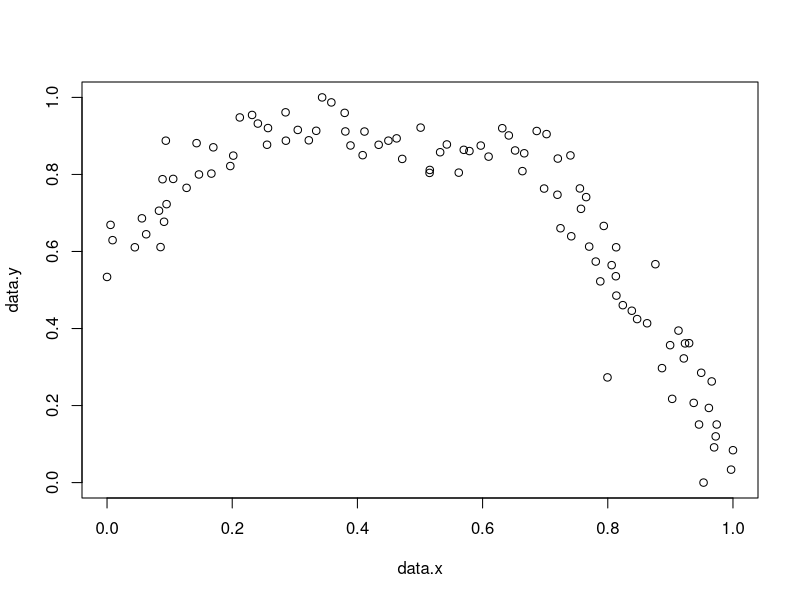
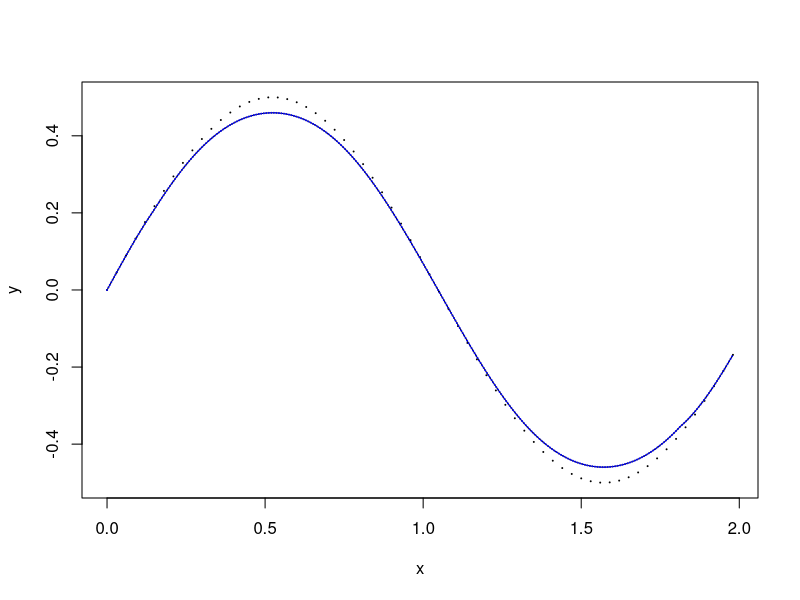
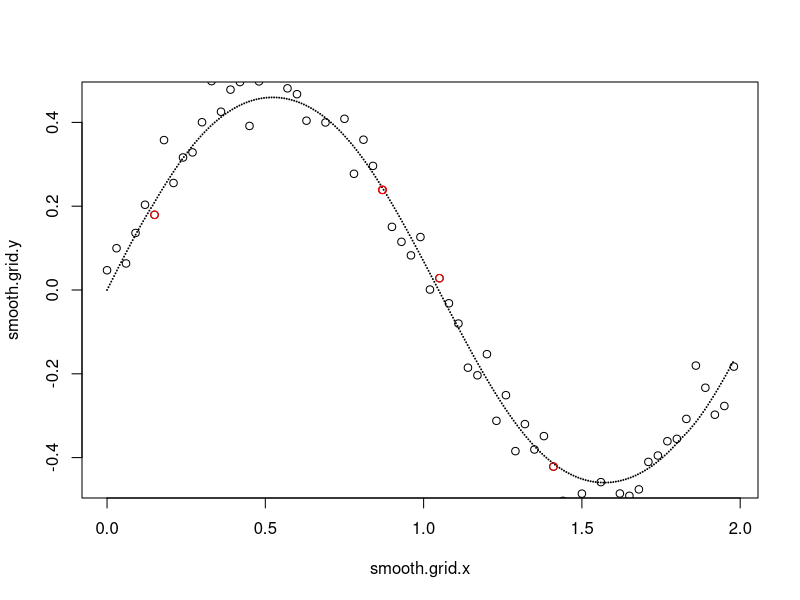
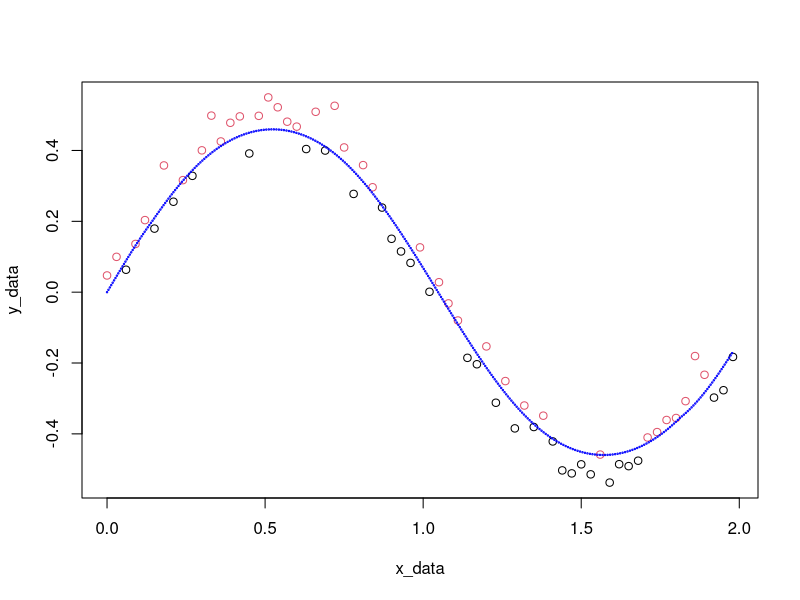
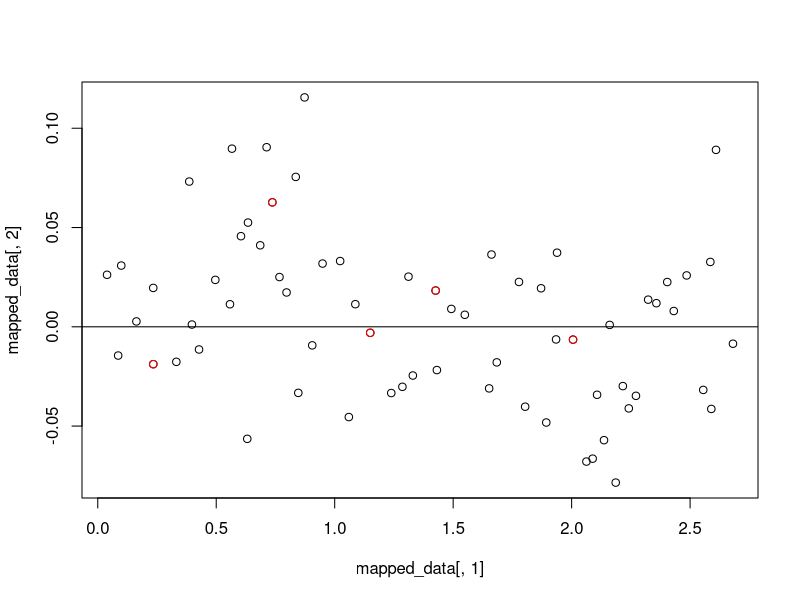
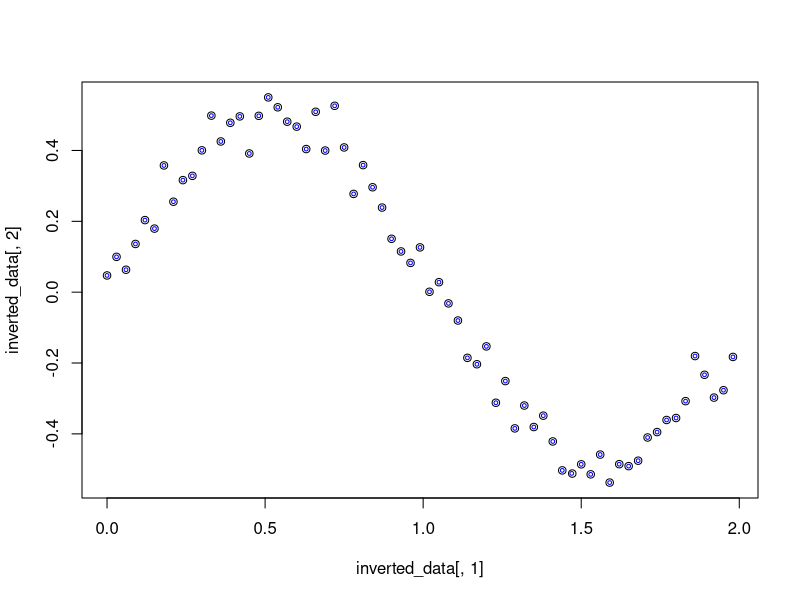
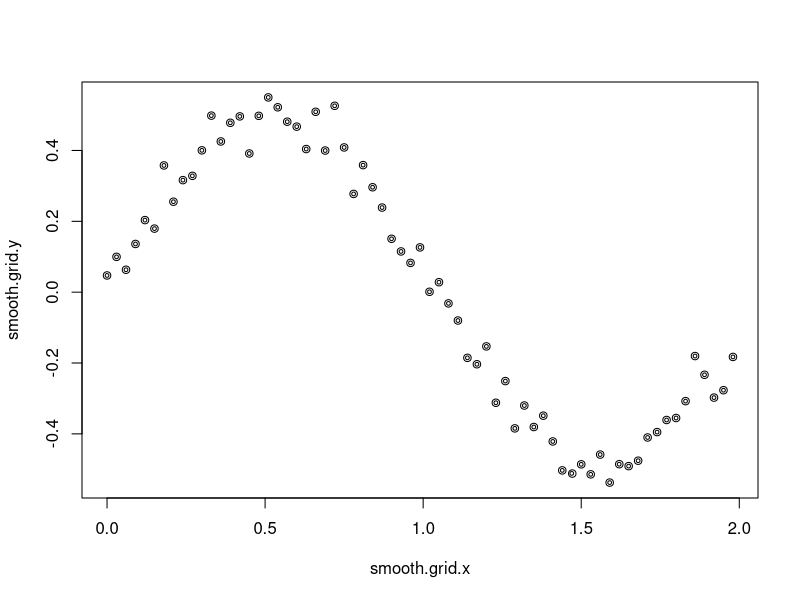
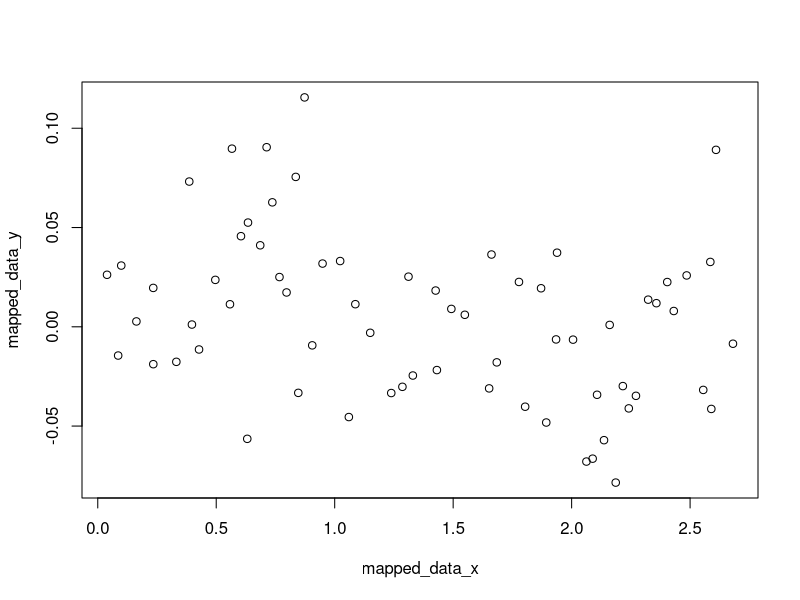

These figures' R source, in order: (Note: this script raises an error after producing the figures.)
## ---- chunk 1
generate_filament <- function(n, step_size, bool_func) {
  # bool_func: generate function by restricting theta
  x <- c(); y <- c()
  x[1] <- runif(1)
  y[1] <- runif(1)
  theta <- runif(1, 0, 360)
  if (bool_func) {
    theta <- runif(1, -30, 30)
  }
  
  data.x <- c()
  data.y <- c()
  
  for (i in 2:n) {
    # idea 1: generate data on axis orthogonal to direction
    # idea 2: generate data in bivariate normal around point
    
    perp_theta <- theta + 90
    # should implement random number of points
    # num_points <- runif(1, 0, 2)
    dist <- rnorm(1, 0, 0.08)
    data.x[i-1] <- x[i-1] + dist*cos(perp_theta*pi/180)
    data.y[i-1] <- y[i-1] + dist*sin(perp_theta*pi/180)
    
    x[i] <- x[i-1] + step_size*cos(theta*pi/180)
    y[i] <- y[i-1] + step_size*sin(theta*pi/180)
    
    if (bool_func) {
      old_theta <- theta
      theta <- theta + rnorm(1, 0, 15)
      while (theta > 90 | theta < -90) {
        theta <- old_theta + rnorm(1, 0, 15)
      }
    }
    else { theta <- theta + rnorm(1, 0, 15) }
    # could implement some idea of inertia to prevent sharp switchbacks/encourage smoothness?
  }
  
  # scale to [0,1]
  #x_scale <- max(abs(x))
  #y_scale <- max(abs(y))
  
  #data.x < data.x/x_scale
  #data.y <- data.y/y_scale
  #x <- x/x_scale
  #y <- y/y_scale
  
  #plot(x, y, xlim = 0:1, ylim = 0:1, type='l')
  x <- (x-min(x))/(max(x)-min(x)) 
  y <- (y-min(y))/(max(y)-min(y))
  data.x <- (data.x-min(data.x))/(max(data.x)-min(data.x))
  data.y <- (data.y-min(data.y))/(max(data.y)-min(data.y))
  #plot(x, y, type='l')
  #points(data.x, data.y)
  return(cbind(data.x, data.y))
}

plot(generate_filament(100, .05, TRUE))
## ---- chunk 2
library(zeallot)
# params: center, angle (rad), magnitude
# return: vector
to_vec <- function(x, y, magnitude, theta) {
  return(c(cos(theta)*magnitude, sin(theta)*magnitude))
}
## ---- chunk 3
bi_normal_kernel_y <- function(x, y, data, h) {
  # data is nx2 matrix
  x_data <- data[,1]; y_data <- data[,2]
  # what if you wanted both x and y? would there be an easier way that just returning both?
  return(sum((dnorm((x-x_data)/h))*(dnorm((y-y_data)/h))*y_data)/sum((dnorm((x-x_data)/h))*(dnorm((y-y_data)/h))))
}
## ---- chunk 4
constrained_mean_shift <- function(pt, theta, data, h) {
  x <- pt[1]; y <- pt[2]
  #x_data <- data[,1]; y_data <- data[,2]
  
  # change of basis matrix
  cob <- rbind(c(cos(theta), -sin(theta)), c(sin(theta), cos(theta)))
  
  # right multiply to transform
  new_data <- data %*% cob
  new_x <- new_data[,1]
  new_y <- new_data[,2]
  
  rotated_pt <- pt %*% cob
  
  # kernel weighting
  kw <- dnorm((x-new_x)/h)#*dnorm((y-new_y)/h)
  new_pt <- c(rotated_pt[1], sum(new_y*kw)/sum(kw))
  return(new_pt %*% t(cob))
}
## ---- chunk 5
in_ellipse <- function(data, center, a, b, theta) {
# params:
  # point (x, y)
  # center (x, y)
  # a (major axis)
  # b (minor axis)
  # theta (angle of rotation)
  
  #plot(data, asp = 1)
  #draw.ellipse(center[1], center[2], a=a, b=b, angle=theta, deg=FALSE)
  
  pt_in_ellipse <- c()
  
  for (i in 1:nrow(data)) {
    centered_point <- data[i,]-center
    x <- centered_point[1]; y <- centered_point[2]
    pt_in_ellipse[i] <- ((x*cos(theta)+y*sin(theta))^2/a^2 + (x*sin(theta)-y*cos(theta))^2/b^2) <= 1
  }
  return(pt_in_ellipse)
}

#in_ellipse(cbind(c(1, 2, 3), c(1, 2, 3)), c(2, 2), .5, .5, 0)
## ---- chunk 6
get_centers <- function(data, r) {
  centers <- c()
  bool <- logical(nrow(data))
  while (!all(bool)) {
    center <- sample(which(!bool), 1)
    #while (bool[center] == FALSE) center <- sample(nrow(data), 1)
    pt <- data[center,]
    centers <- c(centers, center)
    bool[which(in_ellipse(data, pt, r, r, 0))] <- TRUE
  }
  return(centers) # returns as index of input data
}
## ---- chunk 7
# returns n x 2 matrix of x and y values
smooth <- function(x, y, bw) {
  n <- length(x)
  smooth.x <- c()
  smooth.y <- c()
  for (i in 1:n) {
    if (i-bw < 1) {
      bw1 <- 1
      bw2 <- 2*i-1
    }
    else if (i+bw > n) {
      bw1 <- i-(n-i)
      bw2 <- n
    }
    else {
      bw1 <- i-bw
      bw2 <- i+bw
    }
    #bw1 <- max(1, i-bw)  #need to force a symmetric kernel here -> if i-bw = 1, bw2 -> i+1
    #bw2 <- min(i + bw, length(new.x))
    smooth.x[i] <- mean(x[bw1:bw2], na.rm=TRUE)
    smooth.y[i] <- mean(y[bw1:bw2], na.rm=TRUE)
  }
  return(cbind(smooth.x, smooth.y))
}
## ---- chunk 8
# input: grid ordered by x-values
generate_grid <- function(x, y, eps) {
  d <- c()
  for (i in 1:(length(x)-1)) {
   d[i] <- sqrt((x[i+1]-x[i])^2+(y[i+1]-y[i])^2)
  }
  lastx <- 1
  new.x <- x[1]
  new.y <- y[1]
  k <- 2
  while (lastx < length(x)) {
    if (d[lastx] > eps) {
      weight <- eps/d[lastx]
      new.x[k] <- x[lastx+1]*weight + (1-weight)*x[lastx]
      new.y[k] <- y[lastx+1]*weight + (1-weight)*y[lastx]
      d[lastx] <- d[lastx]-eps
      x[lastx] <- new.x[k]
      y[lastx] <- new.y[k]
      k <- k + 1
    } else {
      eps1 <- eps-d[lastx]
      lastx <- lastx + 1
      weight <- eps1/d[lastx]
      new.x[k] <- x[lastx+1]*weight + (1-weight)*x[lastx]
      new.y[k] <- y[lastx+1]*weight + (1-weight)*y[lastx]
      d[lastx] <- d[lastx]-eps1
      x[lastx] <- new.x[k]
      y[lastx] <- new.y[k]
      k <- k + 1
    }
  }
  new.x[k] <- x[length(x)]
  new.y[k] <- y[length(y)]
  return(cbind(na.omit(new.x), na.omit(new.y)))
}

# want to return:
  # new x, new y
  # direction to next x, y
  # perpendicular direction
## ---- chunk 9
x <- seq(0, 2, by=0.03)
y <- sin(x*3)/2
plot(x, y, cex=0.1)

grid <- generate_grid(x, y, 0.01)
new.x <- na.omit(grid[,1])
new.y <- na.omit(grid[,2])

d1 <- c()
for (i in 1:(length(new.x)-1)) {
 d1[i] <- sqrt((new.x[i+1]-new.x[i])^2+(new.y[i+1]-new.y[i])^2)
} 

#   w <- c(x[i+1]-x[i], y[i+1]-y[i])
#   w <- w/sqrt(sum(w^2))
#   x[i+1] <- x[i] + w[1]*eps
#   y[i+1] <- y[i] + w[2]*eps
# }
#points(new.x, new.y, col='red', cex=.1)
bw <- 25
smooth.x <- smooth(new.x, new.y, bw)[,1]
smooth.y <- smooth(new.x, new.y, bw)[,2]
lines(smooth.x, smooth.y)

smooth.grid <- generate_grid(smooth.x, smooth.y, 0.008)
smooth.grid.x <- smooth.grid[,1]
smooth.grid.y <- smooth.grid[,2]

points(smooth.grid.x, smooth.grid.y, col='blue', cex=.1)

d1 <- c()
for (i in 1:(length(smooth.grid.x)-1)) {
  d1[i] <- sqrt((smooth.grid.x[i+1]-smooth.grid.x[i])^2+(smooth.grid.y[i+1]-smooth.grid.y[i])^2)
} 
## ---- chunk 10
x_data <- seq(0, 2, by=0.03)
y_data <- sin(x_data*3)/2 + rnorm(length(x_data), 0, 0.05)
plot(smooth.grid.x, smooth.grid.y, cex=0.1)
points(x_data, y_data)

data <- cbind(x_data, y_data)
grid <- cbind(smooth.grid.x, smooth.grid.y)

pt <- data[30,]

pts <- data[c(6, 19, 30, 36, 48),]
points(pts[,1], pts[,2], col='red')
points(pt[1], pt[2], col="red")

# append data point to grid matrix
grid_with_point <- rbind(pt, grid)
dists <- as.matrix(dist(grid_with_point))[-1,1] # should correct the indices here to avoid confusion
t <- which.min(dists)
if (dists[t+1] < dists[t-1]) {
  a_index <- t
  b_index <- t+1
} else {
  a_index <- t-1
  b_index <- t
}

# get a, b
a <- grid[a_index,]
b <- grid[b_index,]

# projection of v onto h (horizontal direction)
v <- pt-a
h <- b-a

proj <- (sum(v*h)/sum(h*h))*h
x_dist <- sqrt(sum(proj*proj))

# v minus the above projection (vertical direction)
y_proj <- v-proj
y_dist <- sqrt(sum(y_proj*y_proj))
if (y_proj[2] < 0) y_dist <- y_dist*(-1)
## ---- chunk 11
# find nearest by taking min of distance from all grid points, then just need to determine if right or left

get_mapping <- function(data, grid) {
  mapped_data_x <- c()
  mapped_data_y <- c()
  
  d <- as.matrix(dist(grid))
  map <- c(0, cumsum(d[row(d)+1 == col(d)]))
  
  for (i in 1:nrow(data)) {
    pt <- data[i,]
    grid_with_point <- rbind(pt, grid)
    dists <- as.matrix(dist(grid_with_point))[-1,1] # should correct the indices here to avoid confusion
    t <- which.min(dists)
    if (t == 1) {
      a_index <- t
      b_index <- t+1
    } else if (t == length(dists)) {
      a_index <- t-1
      b_index <- t
    } else if (dists[t+1] < dists[t-1]) {
      a_index <- t
      b_index <- t+1
    } else {
      a_index <- t-1
      b_index <- t
    }
    
    # get a, b
    a <- grid[a_index,]
    b <- grid[b_index,]
    
    # projection of v onto h (horizontal direction)
    v <- pt-a
    h <- b-a
    
    proj <- (sum(v*h)/sum(h*h))*h
    x_dist <- sqrt(sum(proj*proj))
    
    # v minus the above projection (vertical direction)
    y_proj <- v-proj
    y_dist <- sqrt(sum(y_proj*y_proj))
    
    cross_prod <- v[1]*h[2]-h[1]*v[2]
    y_dist <- y_dist - 2*y_dist*(cross_prod > 0)
    #if (cross_prod < 0) y_dist <- y_dist*(-1)
    
    #arcl <- t*eps
    # 0.08 is not exact -- need to find by taking distances from distance matrix FIX THIS
    mapped_data_x[i] <- map[a_index]+x_dist 
    mapped_data_y[i] <- y_dist
  }
  return(cbind(mapped_data_x, mapped_data_y))
}

mapped_data <- get_mapping(data, grid)
plot(data, col=1+(mapped_data[,2]>0))
points(grid, col='blue', cex=0.2)


mapped_data <- get_mapping(data, grid)
plot(mapped_data[,1], mapped_data[,2])
mapped_pts <- mapped_data[c(6, 19, 30, 36, 48),]
points(mapped_pts[,1], mapped_pts[,2], col='red')
abline(h=0)
## ---- chunk 12
# remember mapping distances
d <- as.matrix(dist(grid))
map <- c(0, cumsum(d[row(d)+1 == col(d)]))

# recover mapping directions
dirs <- c()
for (i in 1:length(map)-1) {
  v <- grid[i+1,]-grid[i,]
  dirs <- rbind(dirs, v/sqrt(sum(v^2)))
}

inverted_data <- c()

for (i in 1:nrow(mapped_data)) {
  x <- mapped_data[i,1]
  y <- mapped_data[i,2]
  
  # which grid index corresponds to the point
  grid_ind <- which.min(x-map + 100*((x-map) < 0))
  x_pos <- (x-map[grid_ind])
  y_pos <- y
  
  # in the original space
  d <- dirs[grid_ind,]
  d_ortho <- c(d[1], -d[2])
  
  # theta
  theta <- atan2(y_pos, x_pos)
  rotation <- rbind(c(cos(theta), -sin(theta)), c(sin(theta), cos(theta)))
  v <- d*sqrt(x_pos^2+y_pos^2)
  new_v <- as.vector(rotation %*% v)
  
  #inverted_data <- rbind(inverted_data, grid[grid_ind,] + x_pos*d + y_pos*d_ortho)
  inverted_data <- rbind(inverted_data, grid[grid_ind,] + new_v)
}

plot(inverted_data[,1], inverted_data[,2])
points(data, col='blue', cex=0.5)
sum((inverted_data-data)^2)
## ---- chunk 13
get_invert_mapping <- function(mapped_data, grid) {
  # remember mapping distances
  d <- as.matrix(dist(grid))
  map <- c(0, cumsum(d[row(d)+1 == col(d)]))
  
  # recover mapping directions
  dirs <- c()
  for (i in 1:length(map)-1) {
    v <- grid[i+1,]-grid[i,]
    dirs <- rbind(dirs, v/sqrt(sum(v^2)))
  }
  dirs <- rbind(dirs, dirs[(length(map)-1),]) #workaround until I can fix this issue
  
  inverted_data <- c()
  
  for (i in 1:nrow(mapped_data)) {
    x <- mapped_data[i,1]
    y <- mapped_data[i,2]
    
    # which grid index corresponds to the point
    grid_ind <- which.min(x-map + 100*((x-map) < 0))
    x_pos <- (x-map[grid_ind])
    y_pos <- y
    
    # in the original space
    d <- dirs[grid_ind,]
    d_ortho <- c(d[1], -d[2])
    
    # theta
    theta <- atan2(y_pos, x_pos)
    rotation <- rbind(c(cos(theta), -sin(theta)), c(sin(theta), cos(theta)))
    v <- d*sqrt(x_pos^2+y_pos^2)
    new_v <- as.vector(rotation %*% v)
    
    #inverted_data <- rbind(inverted_data, grid[grid_ind,] + x_pos*d + y_pos*d_ortho)
    inverted_data <- rbind(inverted_data, grid[grid_ind,] + new_v)
  }
  
  return(inverted_data)
}
## ---- chunk 14
inverted_data <- get_invert_mapping(mapped_data, grid)
plot(inverted_data)
points(data, cex=0.5)
## ---- chunk 15
library(zeallot)
library(plotrix)
# choose initial point in warped space
pt <- sample(1:nrow(mapped_data), 1)
plot(mapped_data)
c(x, y, a, b, theta) %<-% local_pca_expand(pt, mapped_data, .3, 3)
## ---- chunk 16
generate_spiral <- function(n, step_size) {
  x <- c(); y <- c()
  x[1] <- 0
  y[1] <- 0
  theta <- 0
  r <- 0
  
  data.x <- c()
  data.y <- c()
  
  for (i in 2:n) {
    # idea 1: generate data on axis orthogonal to direction
    # idea 2: generate data in bivariate normal around point
    
    x[i] <- r*cos(theta*pi/180)
    y[i] <- r*sin(theta*pi/180)
    
    theta <- theta + 5
    r <- r + 0.01
  }
  return(cbind(x, y))
}

plot(generate_spiral(120, 0.05))
## ---- chunk 17
generate_circle <- function(n, step_size) {
  # bool_func: generate function by restricting theta
  x <- c(); y <- c()
  x[1] <- runif(1)
  y[1] <- runif(1)
  theta <- runif(1, 0, 360)
  
  data.x <- c()
  data.y <- c()
  
  for (i in 2:n) {
    # idea 1: generate data on axis orthogonal to direction
    # idea 2: generate data in bivariate normal around point
    
    perp_theta <- theta + 90
    # should implement random number of points
    # num_points <- runif(1, 0, 2)
    dist <- rnorm(1, 0, 0.08)
    data.x[i-1] <- x[i-1] + dist*cos(perp_theta*pi/180)
    data.y[i-1] <- y[i-1] + dist*sin(perp_theta*pi/180)
    
    
    x[i] <- x[i-1] + step_size*cos(theta*pi/180)
    y[i] <- y[i-1] + step_size*sin(theta*pi/180)
    
    theta <- theta + 3
  }
  
  x <- (x-min(x))/(max(x)-min(x)) 
  y <- (y-min(y))/(max(y)-min(y))
  data.x <- (data.x-min(data.x))/(max(data.x)-min(data.x))
  data.y <- (data.y-min(data.y))/(max(data.y)-min(data.y))
  
  return(cbind(data.x, data.y))
}

plot(generate_spiral(120, 0.05))
## ---- chunk 18
add_noise <- function(data) {
  min.x <- min(data[,1])
  max.x <- max(data[,1])
  min.y <- min(data[,2])
  max.y <- max(data[,2])
  
  noise.x <- runif(nrow(data)/2, min.x, max.x)
  noise.y <- runif(nrow(data)/2, min.y, max.y)
  noise <- cbind(noise.x, noise.y)
  return(rbind(data, noise))
}
## ---- chunk 19
get_pts_on_line <- function(data, centers, eps) {
  points <- c()
  prev <- data[centers[1],]
  for (i in 2:length(centers)) {
    curr <- data[centers[i],]
    v <- curr-prev
    v_norm <- sqrt(sum(v^2))
    v <- v/v_norm
    d <- 0
    while(d < v_norm) {
      points <- rbind(points, prev+d*v)
      d <- d + eps
    }
    prev <- curr
  }
  return(points)
}
## ---- chunk 20
get_pts_on_line2 <- function(data, pts, eps) {
  line <- c()
  prev <- pts[1,]
  for (i in 2:nrow(pts)) {
    curr <- pts[i,]
    v <- curr-prev
    v_norm <- sqrt(sum(v^2))
    v <- v/v_norm
    d <- 0
    while(d < v_norm) {
      line <- rbind(line, prev+d*v)
      d <- d + eps
    }
    prev <- curr
  }
  return(line)
}
## ---- chunk 21
set.seed(47)
data <- generate_filament(100, 0.05, FALSE)
#data <- add_noise(generate_circle(120, 0.05))
centers <- c(1, sort(get_centers(data, 0.2)), nrow(data))
plot(data)
## ---- chunk 22
centers <- sort(get_centers(data, 0.2))
new_centers <- c()
for (i in 1:length(centers)) {
  pts <- data[in_ellipse(data, data[centers[i],], 0.2, 0.2, 0),]
  if (length(pts) <= 2) {
    next
  }
  pca <- prcomp(pts)
  theta <- atan2(pca$rotation[2,1], pca$rotation[1,1])
  new_centers <- rbind(new_centers, constrained_mean_shift(as.vector(data[centers[i],]), theta, pts, 0.2))
}
plot(data)
points(data[centers,], col='blue')
points(new_centers, col='red')
## ---- chunk 23
plot(data)
#line <- get_pts_on_line(data, centers, 0.01)
line <- get_pts_on_line2(data, new_centers, 0.01)
points(line, cex=.1)
## ---- chunk 24
new.x <- line[,1]
new.y <- line[,2]

bw <- 10
smooth.x <- smooth(new.x, new.y, bw)[,1]
smooth.y <- smooth(new.x, new.y, bw)[,2]
plot(data)
lines(smooth.x, smooth.y)
## ---- chunk 25
smooth.x <- inverted_data[,1]
smooth.y <- inverted_data[,2]
## ---- chunk 26
smooth.grid <- generate_grid(smooth.x, smooth.y)
smooth.grid.x <- smooth.grid[,1]
smooth.grid.y <- smooth.grid[,2]

plot(data)
points(smooth.grid, col='blue', cex=.1)
## ---- chunk 27
warped_data <- get_mapping(data, smooth.grid)
plot(warped_data)
abline(h=0, col='blue')
## ---- chunk 28
warped_centers <- sort(get_centers(warped_data, 0.2))

new_warped_centers <- c()
for (i in 1:length(warped_centers)) {
  pts <- warped_data[in_ellipse(warped_data, warped_data[warped_centers[i],], 0.05, 0.05, 0),]
  if (length(pts) <= 2) {
    next
  }
  pca <- prcomp(pts)
  theta <- atan2(pca$rotation[2,1], pca$rotation[1,1])
  new_warped_centers <- rbind(new_warped_centers, constrained_mean_shift(as.vector(warped_data[warped_centers[i],]), theta, pts, 0.05))
}

warped_line <- get_pts_on_line2(warped_data, new_warped_centers, 0.01)

plot(warped_data)
#points(warped_data[warped_centers,], col='blue')
points(new_warped_centers, col='red')
lines(warped_line)
## ---- chunk 29
warped.x <- warped_line[,1]
warped.y <- warped_line[,2]

bw <- 10
smooth.warped.x <- smooth(warped.x, warped.y, bw)[,1]
smooth.warped.y <- smooth(warped.x, warped.y, bw)[,2]

smooth_warped_line <- cbind(smooth.warped.x, smooth.warped.y)
plot(warped_data)
lines(smooth_warped_line)
## ---- chunk 30
d <- as.matrix(dist(smooth.grid))
map <- c(0, cumsum(d[row(d)+1 == col(d)]))

# recover mapping directions
dirs <- c()
for (i in 1:length(map)-1) {
  v <- smooth.grid[i+1,]-smooth.grid[i,]
  dirs <- rbind(dirs, v/sqrt(sum(v^2)))
}
dirs <- rbind(dirs, dirs[(length(map)-1),])
## ---- chunk 31
inverted_data <- get_invert_mapping(smooth_warped_line, smooth.grid)
plot(data)
#points(smooth.grid, cex=0.5, col='blue')
lines(inverted_data, col='blue')
## ---- chunk 32
line <- inverted_data
## ---- chunk 33
iterate <- function(data, estimate) {
  x <- estimate[,1]
  y <- estimate[,2]
  
  bw <- 8
  smooth.x <- smooth(x, y, bw)[,1]
  smooth.y <- smooth(x, y, bw)[,2]
  
  grid <- generate_grid(smooth.x, smooth.y, 0.008)
  
  warped_data <- get_mapping(data, grid)
  warped_centers <- c(1, sort(get_centers(warped_data, 0.2)), nrow(warped_data))
  warped_line <- get_pts_on_line(warped_data, centers, 0.01)
  #warped_line <- smooth(warped_line[,1], warped_line[,2], bw)
  
  inverted_estimate <- get_invert_mapping(warped_line, grid)
  return(inverted_estimate)
}

estimate <- line
for (i in 1:5) {
  estimate <- iterate(data, estimate)
}
plot(data)
#points(iterate(data, line), cex=0.5, col='red')
smooth_estimate <- smooth(estimate[,1], estimate[,2], 8)
lines(smooth_estimate, cex=0.5, col='red')

plot(get_mapping(data, estimate))
## ---- chunk 34
iterate2 <- function(data, estimate) {
  x <- estimate[,1]
  y <- estimate[,2]
  
  grid <- generate_grid(x, y, 0.008)
  
  warped_data <- get_mapping(data, grid)
  warped_centers <- c(1, sort(get_centers(warped_data, 0.3)), nrow(warped_data))
  #warped_line <- get_pts_on_line(warped_data, centers, 0.01)
  #warped_line <- smooth(warped_line[,1], warped_line[,2], bw)
  
  #warped_centers <- sort(get_centers(warped_data, 0.2))

  new_warped_centers <- c()
  for (i in 1:length(warped_centers)) {
    pts <- warped_data[in_ellipse(warped_data, warped_data[warped_centers[i],], 0.05, 0.05, 0),]
    if (length(pts) <= 2) {
      next
    }
    pca <- prcomp(pts)
    theta <- atan2(pca$rotation[2,1], pca$rotation[1,1])
    new_center <- constrained_mean_shift(as.vector(warped_data[warped_centers[i],]), theta, pts, 0.05)
    print(new_center)
    if (is.na(new_center)) new_center <- as.vector(warped_data[warped_centers[i],])
    new_warped_centers <- rbind(new_warped_centers, new_center)
  }  # do this until convergence
  
  
  # what's causing N/A values??
  
  #new_warped_centers <- na.omit(new_warped_centers)
  
  warped_line <- get_pts_on_line2(warped_data, new_warped_centers, 0.01)
  
  warped.x <- warped_line[,1]
  warped.y <- warped_line[,2]
  
  bw <- 10
  
  smooth_warped_line <- smooth(warped.x, warped.y, bw)
  
  inverted_estimate <- get_invert_mapping(smooth_warped_line, grid)
  return(inverted_estimate)
}

set.seed(22)
data <- generate_filament(100, 0.05, TRUE)
plot(data)

centers <- sort(get_centers(data, 0.2))
new_centers <- c()
for (i in 1:length(centers)) {
  pts <- data[in_ellipse(data, data[centers[i],], 0.2, 0.2, 0),]
  if (length(pts) <= 2) {
    next
  }
  pca <- prcomp(pts)
  print(pca)
  theta <- atan2(pca$rotation[2,1], pca$rotation[1,1])
  new_centers <- rbind(new_centers, constrained_mean_shift(as.vector(data[centers[i],]), theta, pts, 0.2))
}


plot(data)
points(data[centers,], col='blue')
points(new_centers, col='red')

plot(data)
#line <- get_pts_on_line(data, centers, 0.01)
line <- get_pts_on_line2(data, new_centers, 0.01)
points(line, cex=.1)

estimate <- line
for (i in 1:6) {
  print(i)
  estimate <- iterate2(data, estimate)
}
plot(data)
#points(new_centers, col='blue')
points(estimate, cex=0.5, col='red')
#points(iterate2(data, line), cex=0.5, col='red')
smooth_estimate <- smooth(estimate[,1], estimate[,2], 8)
lines(smooth_estimate, cex=0.5, col='red')

plot(get_mapping(data, estimate))
## ---- chunk 35
get_pts_on_line2 <- function(data, pts, eps) {
  line <- c()
  prev <- pts[1,]
  for (i in 2:nrow(pts)) {
    curr <- pts[i,]
    #print(curr)
    v <- curr-prev
    v_norm <- sqrt(sum(v^2))
    v <- v/v_norm
    d <- 0
    while(d < v_norm) {
      line <- rbind(line, prev+d*v)
      d <- d + eps
    }
    prev <- curr
  }
  return(line)
}
## ---- chunk 36
library(zeallot)
library(plotrix)
# choose initial point in warped space
pt <- sample(1:nrow(warped_data), 1)
plot(warped_data)
c(x, y, a, b, theta) %<-% local_pca_expand(pt, warped_data, .3, 3)
plot(warped_data)

get_centers_pca <- function(data, r) {
  centers <- c()
  bool <- logical(nrow(data))
  while (!all(bool)) {
    center <- sample(which(!bool), 1)
    pt <- data[center,]
    centers <- c(centers, center)
    c(x, y, a, b, theta) %<-% local_pca_expand(center, data, r, 3)
    #print(c(x, y, a, b, theta))
    bool[which(in_ellipse(data, pt, a, b, theta))] <- TRUE
    print(bool)
  }
  return(centers) # returns as index of input data
}

centers <- c(1, sort(get_centers_pca(warped_data, .3)), nrow(warped_data))
